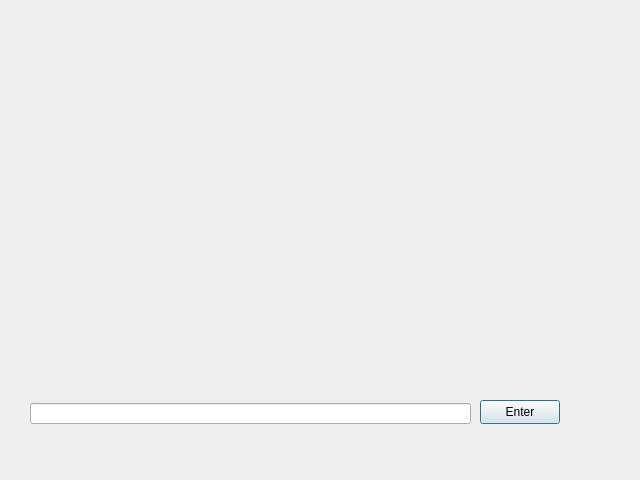
<?xml version="1.0" encoding="UTF-8"?>
<ui version="4.0">
 <class>Calculator</class>
 <widget class="QDialog" name="Calculator">
  <property name="geometry">
   <rect>
    <x>0</x>
    <y>0</y>
    <width>640</width>
    <height>480</height>
   </rect>
  </property>
  <property name="windowTitle">
   <string>Dialog</string>
  </property>
  <widget class="QLineEdit" name="lineEdit">
   <property name="geometry">
    <rect>
     <x>30</x>
     <y>403</y>
     <width>441</width>
     <height>21</height>
    </rect>
   </property>
  </widget>
  <widget class="QPushButton" name="pushButton">
   <property name="geometry">
    <rect>
     <x>480</x>
     <y>400</y>
     <width>80</width>
     <height>24</height>
    </rect>
   </property>
   <property name="text">
    <string>Enter</string>
   </property>
  </widget>
  <widget class="QWidget" name="verticalLayoutWidget">
   <property name="geometry">
    <rect>
     <x>20</x>
     <y>20</y>
     <width>451</width>
     <height>371</height>
    </rect>
   </property>
   <layout class="QVBoxLayout" name="verticalLayout"/>
  </widget>
 </widget>
 <resources/>
 <connections/>
</ui>
